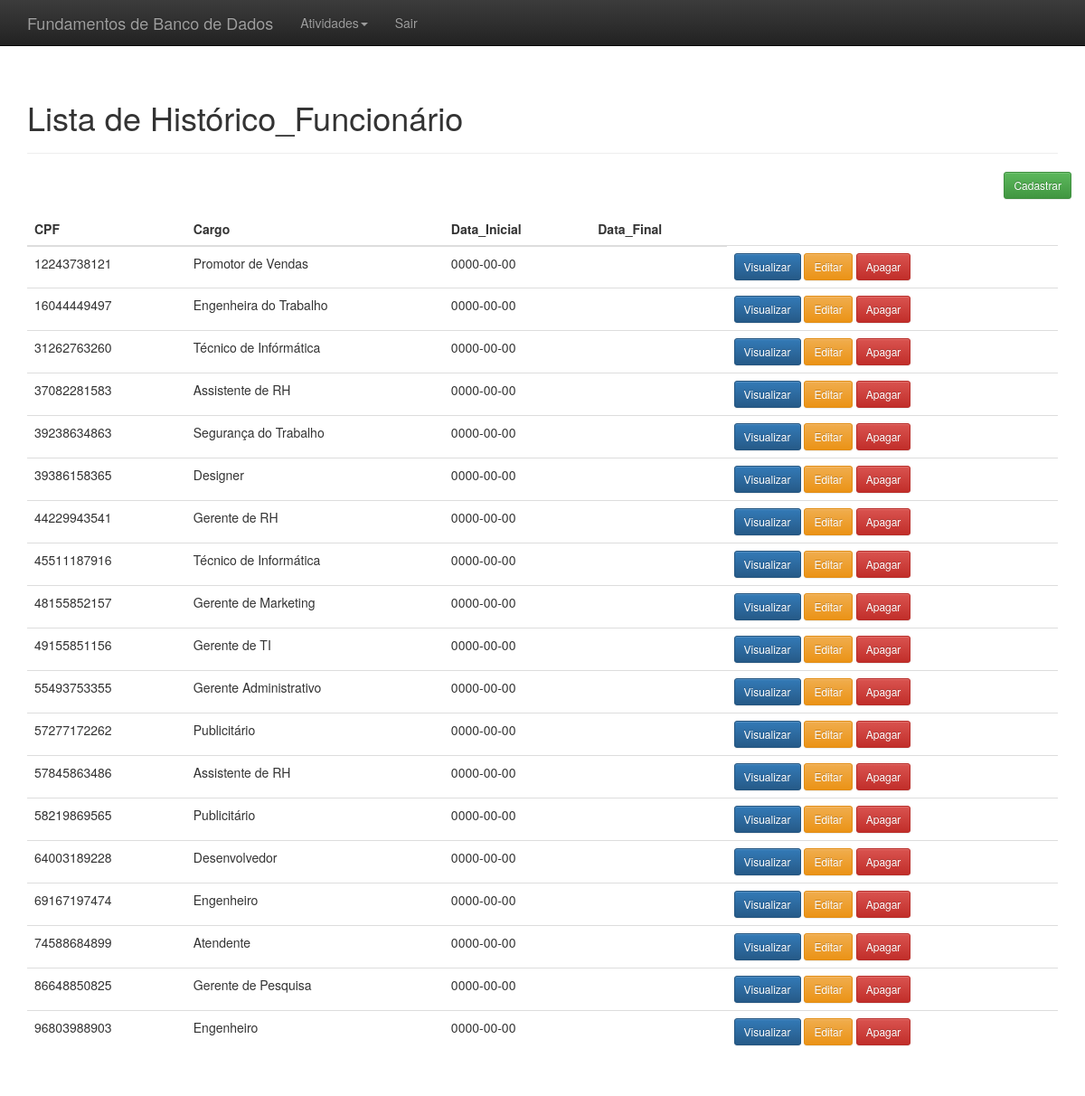
Screenshot of /index.php?link=26 with the database file from the repository.
### tables this page shows
CREATE TABLE Historico_Funcionario(
	CPF CHAR(11) ,
    Cargo VARCHAR(100),
    DataInicial DATE,
    DataFinal DATE,
    CodDept INT
    );

### listar_historicofuncionario.php (the view, shortened to what this page needs)
<?php
    include "conexao.php";
	$resultado=mysqli_query($conectar,"SELECT * FROM historico_funcionario ORDER BY CPF");
?>
<div class="container theme-showcase" role="main">
  <div class="page-header">
	<h1>Lista de Histórico_Funcionário</h1>
  </div>
  <div class="row espaco">
	<div class="pull-right">
		<a href="index.php?link=3"<button type='button' class='btn btn-sm btn-success'>Cadastrar</button></a>
	</div>
  </div>
  <div class="row">
	<div class="col-md-12">
	  <table class="table">
		<thead>
		  <tr>
			<th>CPF</th>
			<th>Cargo</th>
			<th>Data_Inicial</th>
			<th>Data_Final</th>
		  </tr>
		</thead>
		<tbody>
			<?php
				while($linhas = mysqli_fetch_array($resultado)){
					echo "<tr>";
						echo "<td>".$linhas['CPF']."</td>";
						echo "<td>".$linhas['Cargo']."</td>";
						echo "<td>".$linhas['DataInicial']."</td>";
						echo "<td>".$linhas['DataFinal']."</td>";
						?>
						<td>
						<a href='index.php?link=5&id=<?php echo $linhas['id']; ?>'><button type='button' class='btn btn-sm btn-primary'>Visualizar</button></a>
						<a href='index.php?link=4&id=<?php echo $linhas['id']; ?>'><button type='button' class='btn btn-sm btn-warning'>Editar</button></a>
						<a href='processa/proc_apagar_historicofuncionario.php?CPF=<?php echo $linhas['CPF']; ?>'><button type='button' class='btn btn-sm btn-danger'>Apagar</button></a>
						<?php
					echo "</tr>";
				}
			?>
		</tbody>
	  </table>
	</div>
  </div>
</div>

### css/theme.css (style rules this page uses)
body { padding-top: 70px; padding-bottom: 30px; }
.espaco { margin-bottom:15px; }

### rows the page displays
historico_funcionario: CPF "12243738121", Cargo "Promotor de Vendas", DataInicial "0000-00-00"
historico_funcionario: CPF "16044449497", Cargo "Engenheira do Trabalho", DataInicial "0000-00-00"
historico_funcionario: CPF "31262763260", Cargo "Técnico de Infórmática", DataInicial "0000-00-00"
historico_funcionario: CPF "37082281583", Cargo "Assistente de RH", DataInicial "0000-00-00"
historico_funcionario: CPF "39238634863", Cargo "Segurança do Trabalho", DataInicial "0000-00-00"
historico_funcionario: CPF "39386158365", Cargo "Designer", DataInicial "0000-00-00"
historico_funcionario: CPF "44229943541", Cargo "Gerente de RH", DataInicial "0000-00-00"
historico_funcionario: CPF "45511187916", Cargo "Técnico de Informática", DataInicial "0000-00-00"
historico_funcionario: CPF "48155852157", Cargo "Gerente de Marketing", DataInicial "0000-00-00"
historico_funcionario: CPF "49155851156", Cargo "Gerente de TI", DataInicial "0000-00-00"
historico_funcionario: CPF "55493753355", Cargo "Gerente Administrativo", DataInicial "0000-00-00"
historico_funcionario: CPF "57277172262", Cargo "Publicitário", DataInicial "0000-00-00"
historico_funcionario: CPF "57845863486", Cargo "Assistente de RH", DataInicial "0000-00-00"
historico_funcionario: CPF "58219869565", Cargo "Publicitário", DataInicial "0000-00-00"
historico_funcionario: CPF "64003189228", Cargo "Desenvolvedor", DataInicial "0000-00-00"
historico_funcionario: CPF "69167197474", Cargo "Engenheiro", DataInicial "0000-00-00"
historico_funcionario: CPF "74588684899", Cargo "Atendente", DataInicial "0000-00-00"
historico_funcionario: CPF "86648850825", Cargo "Gerente de Pesquisa", DataInicial "0000-00-00"
historico_funcionario: CPF "96803988903", Cargo "Engenheiro", DataInicial "0000-00-00"
